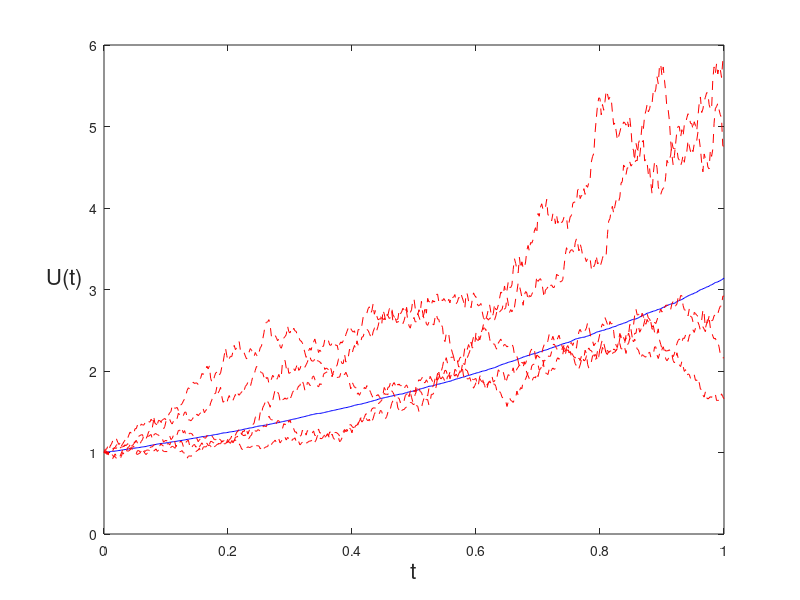

Write MATLAB code to recreate this figure.
%BPATH3  Function along a Brownian path

rng(100,'v5normal');                                % set the state of randn
T = 1; N = 500; dt = T/N; t = dt:dt:1;

M = 1000;                                         % M paths simultaneously
dW = sqrt(dt)*randn(M,N);                         % increments
W = cumsum(dW,2);                                 % cumulative sum
U = exp(repmat(t,[M 1]) + 0.5*W);
Umean = mean(U);
plot([0,t],[1,Umean],'b-'), hold on               % plot mean over M paths
plot([0,t],[ones(5,1),U(1:5,:)],'r--'), hold off  % plot 5 individual paths
xlabel('t','FontSize',16)
ylabel('U(t)','FontSize',16,'Rotation',0,'HorizontalAlignment','right')

% suppress code analyzer message
%#ok<*NOPTS>

averr = norm((Umean - exp(9*t/8)),'inf')          % sample error